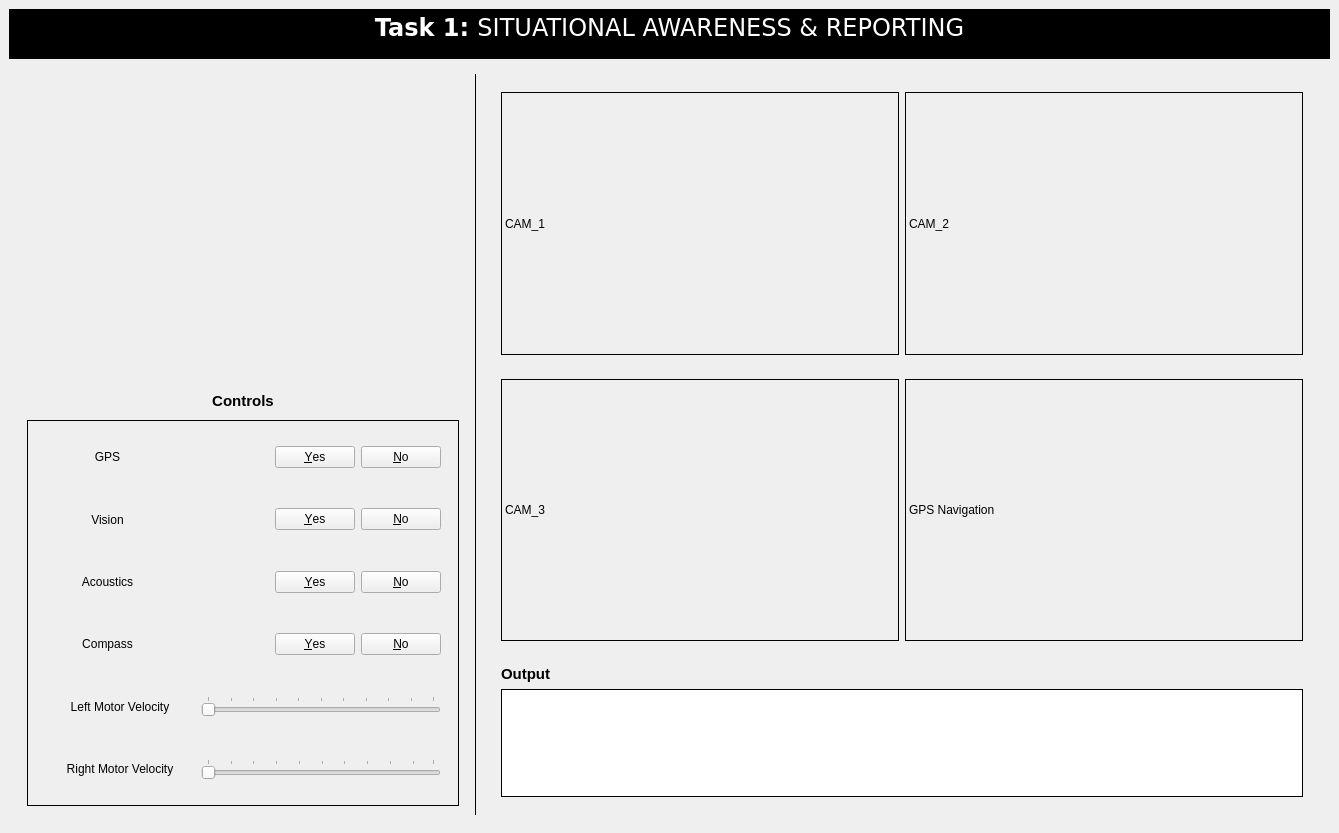
<?xml version="1.0" encoding="UTF-8"?>
<ui version="4.0">
 <class>MainWindow</class>
 <widget class="QMainWindow" name="MainWindow">
  <property name="geometry">
   <rect>
    <x>0</x>
    <y>0</y>
    <width>1339</width>
    <height>833</height>
   </rect>
  </property>
  <property name="windowTitle">
   <string>MainWindow</string>
  </property>
  <widget class="QWidget" name="centralwidget">
   <property name="styleSheet">
    <string notr="true"/>
   </property>
   <layout class="QVBoxLayout" name="verticalLayout">
    <item>
     <widget class="QTextBrowser" name="textBrowser_3">
      <property name="sizePolicy">
       <sizepolicy hsizetype="Preferred" vsizetype="Preferred">
        <horstretch>0</horstretch>
        <verstretch>0</verstretch>
       </sizepolicy>
      </property>
      <property name="maximumSize">
       <size>
        <width>16777215</width>
        <height>50</height>
       </size>
      </property>
      <property name="font">
       <font>
        <family>Bitstream Vera Sans</family>
       </font>
      </property>
      <property name="styleSheet">
       <string notr="true">*{
background:rgb(0, 0, 0);
}</string>
      </property>
      <property name="frameShape">
       <enum>QFrame::NoFrame</enum>
      </property>
      <property name="frameShadow">
       <enum>QFrame::Plain</enum>
      </property>
      <property name="html">
       <string>&lt;!DOCTYPE HTML PUBLIC &quot;-//W3C//DTD HTML 4.0//EN&quot; &quot;http://www.w3.org/TR/REC-html40/strict.dtd&quot;&gt;
&lt;html&gt;&lt;head&gt;&lt;meta name=&quot;qrichtext&quot; content=&quot;1&quot; /&gt;&lt;style type=&quot;text/css&quot;&gt;
p, li { white-space: pre-wrap; }
&lt;/style&gt;&lt;/head&gt;&lt;body style=&quot; font-family:'Bitstream Vera Sans'; font-size:9pt; font-weight:400; font-style:normal;&quot;&gt;
&lt;p align=&quot;center&quot; style=&quot; margin-top:0px; margin-bottom:0px; margin-left:0px; margin-right:0px; -qt-block-indent:0; text-indent:0px;&quot;&gt;&lt;span style=&quot; font-size:18pt; font-weight:600; color:#ffffff;&quot;&gt;Task 1: &lt;/span&gt;&lt;span style=&quot; font-family:'Sans Serif'; font-size:18pt; color:#ffffff;&quot;&gt;SITUATIONAL AWARENESS &amp;amp; REPORTING&lt;/span&gt;&lt;/p&gt;&lt;/body&gt;&lt;/html&gt;</string>
      </property>
     </widget>
    </item>
    <item>
     <widget class="QWidget" name="widget" native="true">
      <layout class="QHBoxLayout" name="horizontalLayout">
       <item>
        <widget class="QWidget" name="widget_2" native="true">
         <property name="maximumSize">
          <size>
           <width>450</width>
           <height>16777215</height>
          </size>
         </property>
         <layout class="QVBoxLayout" name="verticalLayout_4">
          <item>
           <widget class="QLabel" name="label_2">
            <property name="maximumSize">
             <size>
              <width>16777215</width>
              <height>300</height>
             </size>
            </property>
            <property name="text">
             <string/>
            </property>
            <property name="pixmap">
             <pixmap resource="images.qrc">:/newPrefix/Images/task_1.png</pixmap>
            </property>
            <property name="scaledContents">
             <bool>true</bool>
            </property>
           </widget>
          </item>
          <item>
           <widget class="QLabel" name="label_7">
            <property name="maximumSize">
             <size>
              <width>16777215</width>
              <height>25</height>
             </size>
            </property>
            <property name="layoutDirection">
             <enum>Qt::LeftToRight</enum>
            </property>
            <property name="text">
             <string>&lt;html&gt;&lt;head/&gt;&lt;body&gt;&lt;p&gt;&lt;span style=&quot; font-size:11pt; font-weight:600;&quot;&gt;Controls&lt;/span&gt;&lt;/p&gt;&lt;/body&gt;&lt;/html&gt;</string>
            </property>
            <property name="alignment">
             <set>Qt::AlignCenter</set>
            </property>
           </widget>
          </item>
          <item>
           <widget class="QWidget" name="widget_8" native="true">
            <property name="styleSheet">
             <string notr="true">#widget_8{
border:1px solid black
}</string>
            </property>
            <layout class="QVBoxLayout" name="verticalLayout_5">
             <item>
              <widget class="QWidget" name="widget_7" native="true">
               <layout class="QHBoxLayout" name="horizontalLayout_4">
                <item>
                 <widget class="QLabel" name="label_8">
                  <property name="minimumSize">
                   <size>
                    <width>125</width>
                    <height>0</height>
                   </size>
                  </property>
                  <property name="layoutDirection">
                   <enum>Qt::LeftToRight</enum>
                  </property>
                  <property name="text">
                   <string>GPS</string>
                  </property>
                  <property name="scaledContents">
                   <bool>true</bool>
                  </property>
                  <property name="alignment">
                   <set>Qt::AlignCenter</set>
                  </property>
                 </widget>
                </item>
                <item>
                 <widget class="QDialogButtonBox" name="buttonBox">
                  <property name="standardButtons">
                   <set>QDialogButtonBox::No|QDialogButtonBox::Yes</set>
                  </property>
                  <property name="centerButtons">
                   <bool>false</bool>
                  </property>
                 </widget>
                </item>
               </layout>
              </widget>
             </item>
             <item>
              <widget class="QWidget" name="widget_17" native="true">
               <layout class="QHBoxLayout" name="horizontalLayout_9">
                <item>
                 <widget class="QLabel" name="label_13">
                  <property name="minimumSize">
                   <size>
                    <width>125</width>
                    <height>0</height>
                   </size>
                  </property>
                  <property name="text">
                   <string>Vision</string>
                  </property>
                  <property name="scaledContents">
                   <bool>true</bool>
                  </property>
                  <property name="alignment">
                   <set>Qt::AlignCenter</set>
                  </property>
                 </widget>
                </item>
                <item>
                 <widget class="QDialogButtonBox" name="buttonBox_4">
                  <property name="standardButtons">
                   <set>QDialogButtonBox::No|QDialogButtonBox::Yes</set>
                  </property>
                  <property name="centerButtons">
                   <bool>false</bool>
                  </property>
                 </widget>
                </item>
               </layout>
              </widget>
             </item>
             <item>
              <widget class="QWidget" name="widget_16" native="true">
               <layout class="QHBoxLayout" name="horizontalLayout_8">
                <item>
                 <widget class="QLabel" name="label_12">
                  <property name="minimumSize">
                   <size>
                    <width>125</width>
                    <height>0</height>
                   </size>
                  </property>
                  <property name="text">
                   <string>Acoustics</string>
                  </property>
                  <property name="scaledContents">
                   <bool>true</bool>
                  </property>
                  <property name="alignment">
                   <set>Qt::AlignCenter</set>
                  </property>
                 </widget>
                </item>
                <item>
                 <widget class="QDialogButtonBox" name="buttonBox_3">
                  <property name="standardButtons">
                   <set>QDialogButtonBox::No|QDialogButtonBox::Yes</set>
                  </property>
                  <property name="centerButtons">
                   <bool>false</bool>
                  </property>
                 </widget>
                </item>
               </layout>
              </widget>
             </item>
             <item>
              <widget class="QWidget" name="widget_15" native="true">
               <layout class="QHBoxLayout" name="horizontalLayout_7">
                <item>
                 <widget class="QLabel" name="label_11">
                  <property name="minimumSize">
                   <size>
                    <width>125</width>
                    <height>0</height>
                   </size>
                  </property>
                  <property name="text">
                   <string>Compass</string>
                  </property>
                  <property name="scaledContents">
                   <bool>true</bool>
                  </property>
                  <property name="alignment">
                   <set>Qt::AlignCenter</set>
                  </property>
                 </widget>
                </item>
                <item>
                 <widget class="QDialogButtonBox" name="buttonBox_2">
                  <property name="standardButtons">
                   <set>QDialogButtonBox::No|QDialogButtonBox::Yes</set>
                  </property>
                  <property name="centerButtons">
                   <bool>false</bool>
                  </property>
                 </widget>
                </item>
               </layout>
              </widget>
             </item>
             <item>
              <widget class="QWidget" name="widget_12" native="true">
               <layout class="QHBoxLayout" name="horizontalLayout_5">
                <item>
                 <widget class="QLabel" name="label_10">
                  <property name="minimumSize">
                   <size>
                    <width>150</width>
                    <height>0</height>
                   </size>
                  </property>
                  <property name="text">
                   <string>Left Motor Velocity</string>
                  </property>
                  <property name="alignment">
                   <set>Qt::AlignCenter</set>
                  </property>
                 </widget>
                </item>
                <item>
                 <widget class="QSlider" name="horizontalSlider">
                  <property name="maximum">
                   <number>100</number>
                  </property>
                  <property name="orientation">
                   <enum>Qt::Horizontal</enum>
                  </property>
                  <property name="tickPosition">
                   <enum>QSlider::TicksAbove</enum>
                  </property>
                  <property name="tickInterval">
                   <number>10</number>
                  </property>
                 </widget>
                </item>
               </layout>
              </widget>
             </item>
             <item>
              <widget class="QWidget" name="widget_13" native="true">
               <layout class="QHBoxLayout" name="horizontalLayout_6">
                <item>
                 <widget class="QLabel" name="label_9">
                  <property name="minimumSize">
                   <size>
                    <width>150</width>
                    <height>0</height>
                   </size>
                  </property>
                  <property name="text">
                   <string>Right Motor Velocity</string>
                  </property>
                  <property name="alignment">
                   <set>Qt::AlignCenter</set>
                  </property>
                 </widget>
                </item>
                <item>
                 <widget class="QSlider" name="horizontalSlider_2">
                  <property name="orientation">
                   <enum>Qt::Horizontal</enum>
                  </property>
                  <property name="tickPosition">
                   <enum>QSlider::TicksAbove</enum>
                  </property>
                  <property name="tickInterval">
                   <number>10</number>
                  </property>
                 </widget>
                </item>
               </layout>
              </widget>
             </item>
            </layout>
           </widget>
          </item>
         </layout>
        </widget>
       </item>
       <item>
        <widget class="Line" name="line">
         <property name="frameShadow">
          <enum>QFrame::Plain</enum>
         </property>
         <property name="orientation">
          <enum>Qt::Vertical</enum>
         </property>
        </widget>
       </item>
       <item>
        <widget class="QWidget" name="widget_3" native="true">
         <property name="maximumSize">
          <size>
           <width>16777215</width>
           <height>16777215</height>
          </size>
         </property>
         <layout class="QVBoxLayout" name="verticalLayout_2">
          <item>
           <widget class="QWidget" name="widget_5" native="true">
            <layout class="QHBoxLayout" name="horizontalLayout_2">
             <item>
              <widget class="QLabel" name="label_3">
               <property name="frameShape">
                <enum>QFrame::Box</enum>
               </property>
               <property name="text">
                <string>CAM_1</string>
               </property>
               <property name="scaledContents">
                <bool>true</bool>
               </property>
              </widget>
             </item>
             <item>
              <widget class="QLabel" name="label_4">
               <property name="frameShape">
                <enum>QFrame::Box</enum>
               </property>
               <property name="text">
                <string>CAM_2</string>
               </property>
               <property name="scaledContents">
                <bool>true</bool>
               </property>
              </widget>
             </item>
            </layout>
           </widget>
          </item>
          <item>
           <widget class="QWidget" name="widget_4" native="true">
            <layout class="QHBoxLayout" name="horizontalLayout_3">
             <item>
              <widget class="QLabel" name="label_5">
               <property name="frameShape">
                <enum>QFrame::Box</enum>
               </property>
               <property name="text">
                <string>CAM_3</string>
               </property>
               <property name="scaledContents">
                <bool>true</bool>
               </property>
              </widget>
             </item>
             <item>
              <widget class="QLabel" name="label_6">
               <property name="frameShape">
                <enum>QFrame::Box</enum>
               </property>
               <property name="text">
                <string>GPS Navigation</string>
               </property>
               <property name="scaledContents">
                <bool>true</bool>
               </property>
              </widget>
             </item>
            </layout>
           </widget>
          </item>
          <item>
           <widget class="QWidget" name="widget_6" native="true">
            <property name="maximumSize">
             <size>
              <width>16777215</width>
              <height>150</height>
             </size>
            </property>
            <layout class="QVBoxLayout" name="verticalLayout_3">
             <item>
              <widget class="QLabel" name="label">
               <property name="text">
                <string>&lt;html&gt;&lt;head/&gt;&lt;body&gt;&lt;p&gt;&lt;span style=&quot; font-size:11pt; font-weight:600;&quot;&gt;Output&lt;/span&gt;&lt;/p&gt;&lt;/body&gt;&lt;/html&gt;</string>
               </property>
              </widget>
             </item>
             <item>
              <widget class="QTextBrowser" name="textBrowser">
               <property name="frameShape">
                <enum>QFrame::Box</enum>
               </property>
               <property name="frameShadow">
                <enum>QFrame::Plain</enum>
               </property>
              </widget>
             </item>
            </layout>
           </widget>
          </item>
         </layout>
        </widget>
       </item>
      </layout>
     </widget>
    </item>
   </layout>
  </widget>
  <action name="actionExit">
   <property name="text">
    <string>Exit</string>
   </property>
  </action>
  <action name="actionClose">
   <property name="text">
    <string>Close</string>
   </property>
  </action>
 </widget>
 <resources>
  <include location="images.qrc"/>
  <include location="../../.designer/backup/images.qrc"/>
 </resources>
 <connections/>
</ui>
